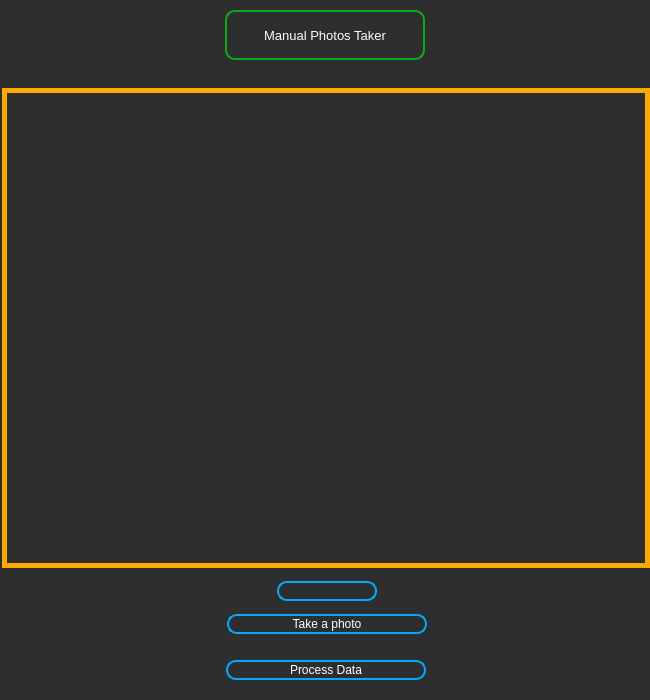
<?xml version="1.0" encoding="UTF-8"?>
<ui version="4.0">
 <class>Manual_photos_taker</class>
 <widget class="QWidget" name="Manual_photos_taker">
  <property name="geometry">
   <rect>
    <x>0</x>
    <y>0</y>
    <width>650</width>
    <height>700</height>
   </rect>
  </property>
  <property name="minimumSize">
   <size>
    <width>650</width>
    <height>700</height>
   </size>
  </property>
  <property name="maximumSize">
   <size>
    <width>650</width>
    <height>700</height>
   </size>
  </property>
  <property name="windowTitle">
   <string>Manual Photos taker</string>
  </property>
  <property name="styleSheet">
   <string notr="true">QWidget {
	background-color: rgb(46, 46, 46);
}</string>
  </property>
  <widget class="QLabel" name="Manual_photos_taker_label">
   <property name="geometry">
    <rect>
     <x>225</x>
     <y>10</y>
     <width>200</width>
     <height>50</height>
    </rect>
   </property>
   <property name="minimumSize">
    <size>
     <width>200</width>
     <height>50</height>
    </size>
   </property>
   <property name="maximumSize">
    <size>
     <width>200</width>
     <height>50</height>
    </size>
   </property>
   <property name="styleSheet">
    <string notr="true">QLabel {
	color: #ffffff;
	background-color: none;
	border: 2px solid rgb(11, 170, 22);
	border-radius: 10px;
	font-size: 13px;
	justify-content: center;
}</string>
   </property>
   <property name="text">
    <string>Manual Photos Taker</string>
   </property>
   <property name="alignment">
    <set>Qt::AlignCenter</set>
   </property>
  </widget>
  <widget class="QPushButton" name="process_data_btn">
   <property name="geometry">
    <rect>
     <x>226</x>
     <y>660</y>
     <width>200</width>
     <height>20</height>
    </rect>
   </property>
   <property name="sizePolicy">
    <sizepolicy hsizetype="Minimum" vsizetype="Fixed">
     <horstretch>0</horstretch>
     <verstretch>0</verstretch>
    </sizepolicy>
   </property>
   <property name="minimumSize">
    <size>
     <width>200</width>
     <height>20</height>
    </size>
   </property>
   <property name="maximumSize">
    <size>
     <width>200</width>
     <height>20</height>
    </size>
   </property>
   <property name="layoutDirection">
    <enum>Qt::LeftToRight</enum>
   </property>
   <property name="styleSheet">
    <string notr="true">QPushButton {
	color: #ffffff;
	background-color: none;
	border: 2px solid rgb(0, 170, 255);
	border-radius: 10px;
}
QPushButton:hover {
	border: 2px solid rgb(255, 0, 0);
}
QPushButton:pressed {
	background-color: rgb(100, 100, 100);
}</string>
   </property>
   <property name="text">
    <string>Process Data</string>
   </property>
   <property name="checkable">
    <bool>false</bool>
   </property>
  </widget>
  <widget class="QWidget" name="">
   <property name="geometry">
    <rect>
     <x>2</x>
     <y>81</y>
     <width>650</width>
     <height>563</height>
    </rect>
   </property>
   <layout class="QVBoxLayout" name="verticalLayout">
    <item>
     <widget class="QLabel" name="image_container_label">
      <property name="minimumSize">
       <size>
        <width>648</width>
        <height>480</height>
       </size>
      </property>
      <property name="maximumSize">
       <size>
        <width>648</width>
        <height>480</height>
       </size>
      </property>
      <property name="styleSheet">
       <string notr="true">QLabel {
	color: #ffffff;
	background-color: none;
	border: 5px solid rgb(255, 170, 0);
	font-size: 13px;
}</string>
      </property>
      <property name="text">
       <string/>
      </property>
      <property name="alignment">
       <set>Qt::AlignCenter</set>
      </property>
     </widget>
    </item>
    <item alignment="Qt::AlignHCenter">
     <widget class="QComboBox" name="comboBox">
      <property name="minimumSize">
       <size>
        <width>100</width>
        <height>20</height>
       </size>
      </property>
      <property name="maximumSize">
       <size>
        <width>100</width>
        <height>20</height>
       </size>
      </property>
      <property name="styleSheet">
       <string notr="true">QComboBox {
	background-color: rgb(46, 46, 46);
	color: #ffffff;
	border: 2px solid rgb(0, 170, 255);
	border-radius: 10px;
}
QComboBox:hover {
	border: 2px solid rgb(255, 0, 0);
}
QComboBox::drop-down {
	border-top-right-radius: 3px;
	border-bottom-right-radius: 3px;
}
QComboBox QAbstractItemView {
	color: #ffffff;
	selection-background-color: rgb(100, 100, 100);
}

</string>
      </property>
     </widget>
    </item>
    <item alignment="Qt::AlignHCenter">
     <widget class="QPushButton" name="take_phots_btn">
      <property name="sizePolicy">
       <sizepolicy hsizetype="Minimum" vsizetype="Fixed">
        <horstretch>0</horstretch>
        <verstretch>0</verstretch>
       </sizepolicy>
      </property>
      <property name="minimumSize">
       <size>
        <width>200</width>
        <height>20</height>
       </size>
      </property>
      <property name="maximumSize">
       <size>
        <width>200</width>
        <height>20</height>
       </size>
      </property>
      <property name="layoutDirection">
       <enum>Qt::LeftToRight</enum>
      </property>
      <property name="styleSheet">
       <string notr="true">QPushButton {
	color: #ffffff;
	background-color: none;
	border: 2px solid rgb(0, 170, 255);
	border-radius: 10px;
}
QPushButton:hover {
	border: 2px solid rgb(255, 0, 0);
}
QPushButton:pressed {
	background-color: rgb(100, 100, 100);
}</string>
      </property>
      <property name="text">
       <string>Take a photo</string>
      </property>
      <property name="checkable">
       <bool>false</bool>
      </property>
     </widget>
    </item>
   </layout>
  </widget>
 </widget>
 <resources/>
 <connections/>
</ui>
